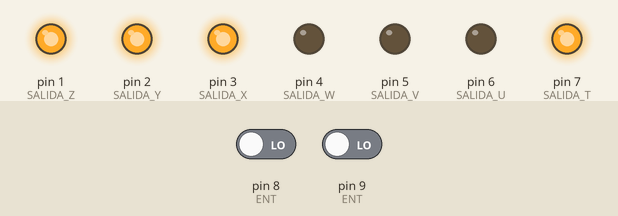
This sketch was run on a simulated Arduino Uno, built with avr-gcc and run on an emulated ATmega328P. Parts: output pins drawn as LEDs (lit = HIGH). The test bench sets the inputs (shaded band); at power-on: pin 8 (ENT) LOW, pin 9 (ENT) LOW.

Above: at 1.2 s.
1.3 s: pin 8 (ENT) driven HIGH
At 2.4 s:
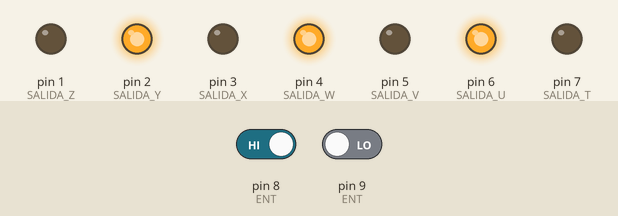
2.8 s: pin 9 (ENT) driven HIGH
At 3.5 s:
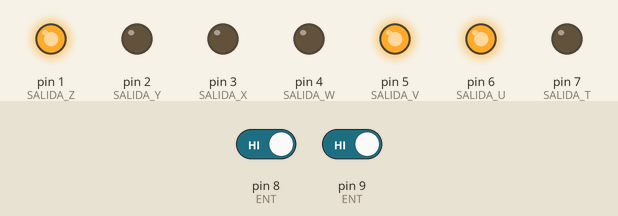
4.3 s: pin 8 (ENT) driven LOW
At 4.7 s:
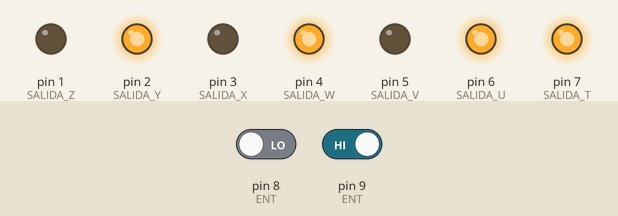
5.8 s: pin 9 (ENT) driven LOW
At 7.0 s:
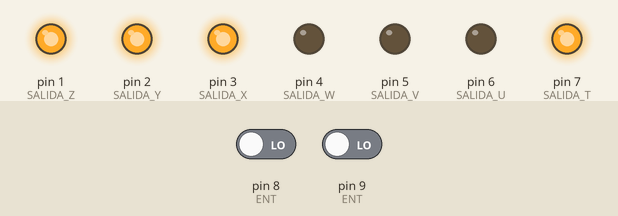
Timing chart, 0 to 8.3 s (numbered marks = the images above; inputs shaded):
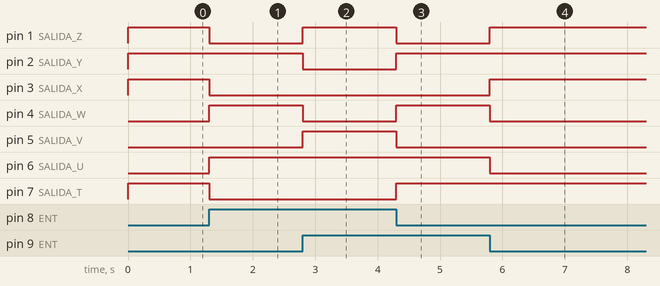

Measured:
- after the input at 1.3 s, pin 1 (SALIDA_Z), pin 3 (SALIDA_X), pin 7 (SALIDA_T): HIGH → LOW at once; pin 4 (SALIDA_W), pin 6 (SALIDA_U): LOW → HIGH at once
- after the input at 2.8 s, pin 1 (SALIDA_Z), pin 5 (SALIDA_V): LOW → HIGH at once; pin 2 (SALIDA_Y), pin 4 (SALIDA_W): HIGH → LOW at once
- after the input at 4.3 s, pin 1 (SALIDA_Z), pin 5 (SALIDA_V): HIGH → LOW at once; pin 2 (SALIDA_Y), pin 4 (SALIDA_W), pin 7 (SALIDA_T): LOW → HIGH at once
- after the input at 5.8 s, pin 1 (SALIDA_Z), pin 3 (SALIDA_X): LOW → HIGH at once; pin 4 (SALIDA_W), pin 6 (SALIDA_U): HIGH → LOW at once

The sketch:

compuertasbasicas.ino
```cpp
//Autor:Dario Jorge Iglesias
boolean A,B,T,U,V,W,X,Y,Z;//ENT. A, B
//LA VAR. T ES NOT, VAR. U PARA OR
//LA VAR. V PARA AND, VAR. W PARA XOR
//LA VAR. X PARA NOR, VAR. Y PARA NAND
//LA VARIABLE Z PARA XNOR
void setup() //CONFIGURACIÓN
{
 pinMode(8,INPUT);//ENT. VARIABLE A
 pinMode(9,INPUT);//ENT. VARIABLE B
 pinMode(7,OUTPUT);//SALIDA T
 pinMode(6,OUTPUT);//SALIDA U
 pinMode(5,OUTPUT);//SALIDA V
 pinMode(4,OUTPUT);//SALIDA W
 pinMode(3,OUTPUT);//SALIDA X
 pinMode(2,OUTPUT);//SALIDA Y
 pinMode(1,OUTPUT);//SALIDA Z
}
void loop()
{
 A=digitalRead(8);//ACTUALIZA A
 B=digitalRead(9);//ACTUALIZA B
 T=!A;
 digitalWrite(7,T);//INV. A, SALE 7
 U=A|B;//OR
 digitalWrite(6,U);//OR ENTRE A Y B
 V=A&B;//AND
 digitalWrite(5,V);//AND ENTRE A Y B
 W=A^B;//XOR
 digitalWrite(4,W);//XOR ENTRE A Y B
 X=!(A|B);//NOR
 digitalWrite(3,X);//NOR ENTRE A Y B
 Y=!(A&B);//NAND
 digitalWrite(2,Y);//NAND ENTRE A Y B
 Z=!(A^B);//XNOR
 digitalWrite(1,Z);//XNOR ENTRE A Y B
}
```
